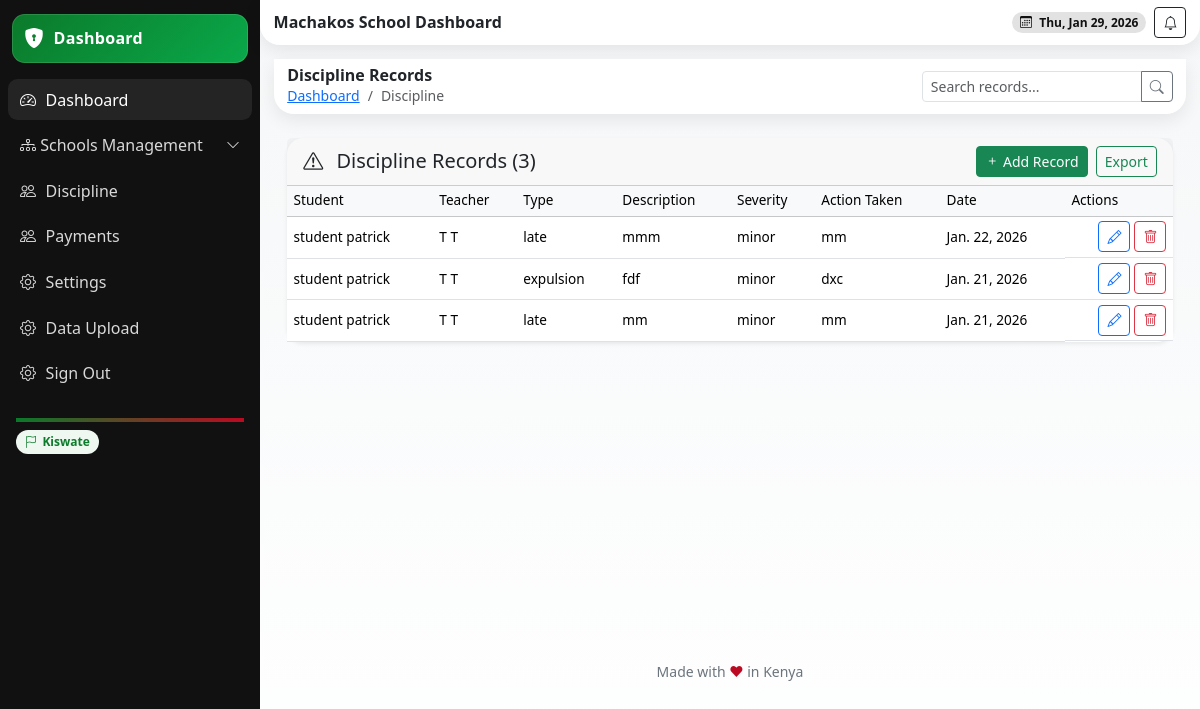
Before: /discipline/ (signed in) with the older database file.
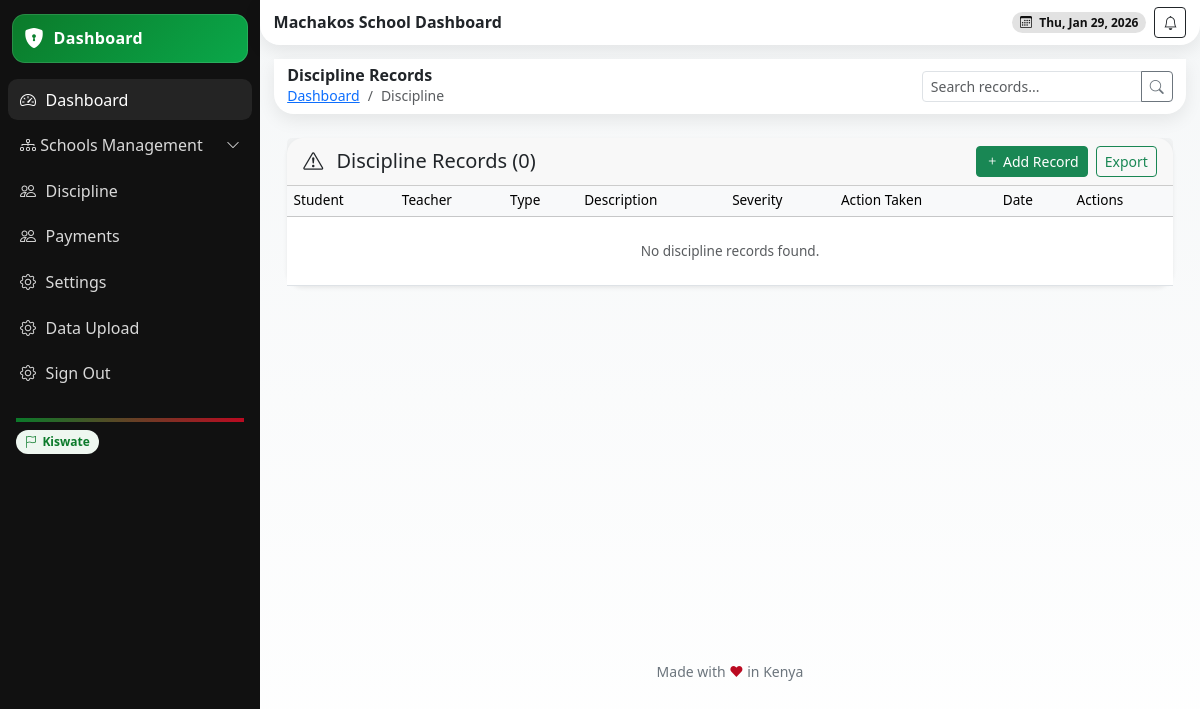
After: the same page with the newer database file.
### school/models.py (models this page shows, shortened)
class DisciplineRecord(models.Model):
    student = models.ForeignKey(Student, on_delete=models.CASCADE, related_name='discipline_records')
    linked_attendance = models.ForeignKey(Attendance, on_delete=models.CASCADE, null=True, blank=True, related_name='discipline_links')  # New: For IB during lesson
    teacher = models.ForeignKey(StaffProfile, on_delete=models.CASCADE, related_name='discipline_records')
    school = models.ForeignKey(School, on_delete=models.CASCADE, related_name='discipline_records')
    incident_type = models.CharField(max_length=20, choices=INCIDENT_TYPE_CHOICES, default='misconduct')
    description = models.TextField()
    date = models.DateField(db_index=True, default=timezone.now)
    severity = models.CharField(max_length=20, choices=SEVERITY_CHOICES, default='minor')
    action_taken = models.TextField(blank=True)
    reported_by = models.ForeignKey(User, on_delete=models.CASCADE, related_name='discipline_reports')
    frequency_count = models.PositiveIntegerField(default=1)  # New: Track repeats for patterns
    resolved = models.BooleanField(default=False)  # New: For follow-up
    class Meta:
        indexes = [models.Index(fields=['student', 'date', 'severity'])]

class Student(models.Model):
    user = models.OneToOneField(User, on_delete=models.CASCADE)
    student_id = models.CharField(max_length=50, unique=True, db_index=True)
    date_of_birth = models.DateField(blank=True, null=True)
    gender = models.CharField(max_length=10, choices=GENDER_CHOICES)
    enrollment_date = models.DateField(blank=True, null=True)
    grade_level = models.ForeignKey(Grade, on_delete=models.CASCADE, related_name='students')
    stream = models.ForeignKey(Streams, on_delete=models.CASCADE, related_name='student_stream', blank=True, null=True)
    pathway = models.ForeignKey(
        Pathway,
        on_delete=models.SET_NULL,
        null=True,
        blank=True,
        related_name='students'
    )
    bio = models.TextField(blank=True)
    parents = models.ManyToManyField(Parent, blank=True, related_name='children')
    profile_picture = models.ImageField(upload_to='students/', blank=True)
    school = models.ForeignKey(School, on_delete=models.CASCADE)
    is_active = models.BooleanField(default=True)
    def __str__(self):
        return f"{self.user.get_full_name()} ({self.student_id})"

class StaffProfile(models.Model):
    user = models.OneToOneField(User, on_delete=models.CASCADE)
    staff_id = models.CharField(max_length=50, unique=True, db_index=True)
    date_of_birth = models.DateField(blank=True, null=True)
    gender = models.CharField(max_length=10, choices=GENDER_CHOICES, blank=True)
    employment_date = models.DateField(blank=True, null=True)
    position = models.CharField(max_length=100, choices=POSITION_CHOICES)
    tsc_number = models.CharField(max_length=50, unique=True, blank=True, null=True)
    qualification = models.TextField(blank=True, null=True)
    subjects = models.ManyToManyField(Subject, related_name='teachers_subjects', blank=True, null=True)  # Changed(max_length=255, blank=True, null=True)
    bio = models.TextField(blank=True, null=True)
    profile_picture = models.ImageField(upload_to='teachers/', blank=True, null=True)
    school = models.ForeignKey(School, on_delete=models.CASCADE)
    department = models.CharField(max_length=50, blank=True)  # e.g., 'Dining Hall', 'School Gate'
    roles = models.ManyToManyField(Role, blank=True, related_name='staff_members')

### userauths/models.py (models this page shows, shortened)
class User(AbstractUser):
    COUNTRY_CURRENCY_MAP = {
        'KENYA': 'KES',
        'UGANDA': 'UGX',
    }
    username = None  # Disable username field
    phone_number = models.CharField(max_length=15, unique=True)
    country = models.CharField(max_length=15,blank=True, null=True)
    email = models.EmailField(unique=True)
    first_name = models.CharField(max_length=50)
    last_name = models.CharField(max_length=50)
    is_staff = models.BooleanField(default=False)
    is_superuser = models.BooleanField(default=False)
    is_admin = models.BooleanField(default=False)
    school_staff = models.BooleanField(default=False)
    is_student = models.BooleanField(default=False)
    is_teacher = models.BooleanField(default=False)
    is_parent = models.BooleanField(default=False)
    is_active = models.BooleanField(default=True)
    is_verified = models.BooleanField(default=False)
    created_at = models.DateTimeField(auto_now_add=True)
    updated_at = models.DateTimeField(auto_now=True)
    objects = CustomUserManager()
    USERNAME_FIELD = 'email'  # Use email as the username field
    REQUIRED_FIELDS = ['first_name', 'last_name', 'phone_number']  # Required fields for createsuperuser
    class Meta:
        ordering = ['-created_at']

### school/views.py (the view)
# urls.py: path('discipline/', views.school_discipline, name='school-discipline'),
@login_required
def school_discipline(request):
    try:
        school = request.user.school_admin_profile
    except AttributeError:
        messages.error(request, "Access denied: Admin privileges required.")
        return redirect('school:dashboard')
    query = request.GET.get('q', '')
    records_qs = (
        DisciplineRecord.objects
        .filter(school=school)
        .select_related('student__user', 'teacher__user')
        .order_by('-date')
    )
    if query:
        records_qs = records_qs.filter(
            Q(student__user__first_name__icontains=query) |
            Q(student__user__last_name__icontains=query) |
            Q(description__icontains=query)
        )
    paginator = Paginator(records_qs, 10)  # 10 per page
    page_number = request.GET.get('page')
    records = paginator.get_page(page_number)
    form = DisciplineRecordForm(school=school)
    context = {
        'records': records,
        'form': form,
        'school': school,
        'query': query,
    }
    return render(request, 'school/discipline.html', context)

### school/forms.py
class DisciplineRecordForm(BaseForm):
    class Meta:
        model = DisciplineRecord
        fields = ['student', 'incident_type', 'description', 'severity', 'action_taken']
        widgets = {
            'description': forms.Textarea(attrs={'rows': 3}),
            'action_taken': forms.Textarea(attrs={'rows': 2}),
            'incident_type': forms.Select(choices=INCIDENT_TYPE_CHOICES),
            'severity': forms.Select(choices=SEVERITY_CHOICES),
        }
    def __init__(self, *args, **kwargs):
        super().__init__(*args, **kwargs)
        self.fields['severity'].initial = 'minor'

### templates/school/discipline.html (shortened to what the changed rows need)
{% extends 'school/base.html' %}
{% block content %}
<section class="content container-fluid py-2">
  <div class="card shadow-sm border-0 rounded-4">
    <div class="card-header d-flex justify-content-between align-items-center flex-wrap">
      <h5 class="mb-0"><i class="bi bi-exclamation-triangle me-2"></i> Discipline Records ({{ records.paginator.count }})</h5>
      <div class="d-flex gap-2 mt-2 mt-md-0 flex-wrap">
        <button class="btn btn-sm btn-success" data-bs-toggle="modal" data-bs-target="#disciplineModal" data-mode="create">
        </button>
        <a href="#" class="btn btn-sm btn-outline-success" data-bs-toggle="modal" data-bs-target="#exportModal">Export</a>
      </div>
    </div>
    <div class="card-body p-0">
      <div class="table-responsive">
        <table class="table table-hover align-middle mb-0">
          <thead class="table-light">
            <tr>
              <th>Student</th>
              <th>Teacher</th>
              <th>Type</th>
              <th>Description</th>
              <th>Severity</th>
              <th>Action Taken</th>
              <th>Date</th>
              <th>Actions</th>
            </tr>
          </thead>
          <tbody>
            {% for record in records %}
            <tr>
              <td data-label="Student">{{ record.student.user.get_full_name }}</td>
              <td data-label="Teacher">{{ record.teacher.user.get_full_name }}</td>
              <td data-label="Type">{{ record.incident_type }}</td>
              <td data-label="Description">{{ record.description }}</td>
              <td data-label="Severity">{{ record.severity }}</td>
              <td data-label="Action Taken">{{ record.action_taken|default:"-" }}</td>
              <td data-label="Date">{{ record.date }}</td>
              <td data-label="Actions" class="d-flex flex-wrap gap-1 justify-content-end">
                <button class="btn btn-sm btn-outline-primary"
                        data-bs-toggle="modal"
                        data-bs-target="#disciplineModal"
                        data-mode="edit"
                        data-id="{{ record.id }}"
                        data-student="{{ record.student.id }}"
                        data-teacher="{{ record.teacher.id }}"
                        data-incident_type="{{ record.incident_type }}"
                        data-description="{{ record.description }}"
                        data-severity="{{ record.severity }}"
                        data-action_taken="{{ record.action_taken }}"
                        data-date="{{ record.date }}">
                  <i class="bi bi-pencil"></i>
                </button>
                <button class="btn btn-sm btn-outline-danger"
                        data-bs-toggle="modal"
                        data-bs-target="#deleteModal"
                        data-id="{{ record.id }}"
                        data-name="{{ record.student.user.get_full_name }}">
                  <i class="bi bi-trash"></i>
                </button>
              </td>
            </tr>
            {% empty %}
            <tr>
              <td colspan="8" class="text-center text-muted py-4">No discipline records found.</td>
            </tr>
            {% endfor %}
          </tbody>
        </table>
      </div>
    </div>
  </div>
</section>
{% endblock %}

Changed rows visible on the page:
removed DisciplineRecord: student.user.get_full_name "student patrick", teacher.user.get_full_name "T T", incident_type "late", description "mmm", severity "minor", action_taken "mm", date "Jan. 22, 2026"
removed DisciplineRecord: student.user.get_full_name "student patrick", teacher.user.get_full_name "T T", incident_type "expulsion", description "fdf", severity "minor", action_taken "dxc", date "Jan. 21, 2026"
removed DisciplineRecord: student.user.get_full_name "student patrick", teacher.user.get_full_name "T T", incident_type "late", description "mm", severity "minor", action_taken "mm", date "Jan. 21, 2026"
Other visible differences:
{{ records.paginator.count }}: "3" → "0"
text now shown: "No discipline records found."
